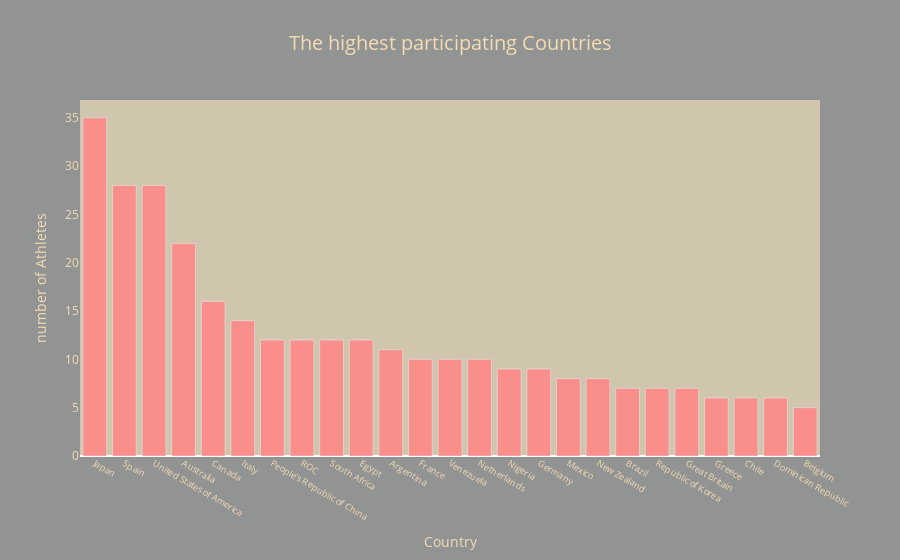

The code cell stored with this chart in its notebook:
### Markdown cell above
### Question 3: Which country produces highest number of coaches?

### Code cell
co = coaches_df['NOC'].value_counts().sort_values().nlargest(25)

fig=px.bar(x=co.index,y=co.values,
    title="The highest participating Countries",
           labels={"x":"Country","y":"number of Athletes"},
          color_discrete_sequence=["#F98E8A"]
          )
fig.update_layout(
title_font_color="#F5DCB2",paper_bgcolor="#929494",title_font_size=20,title_x=.5,font_color="#F5DCB2",
    plot_bgcolor="#D0C6AE")
fig.update_yaxes(showgrid=False, color="#F5DCB2")
fig.update_xaxes(tickfont_size=9,color="#F5DCB2")
fig.update_traces(textfont_size=10)
fig.show()

### Figure 1 — Plotly figure (JSON) as saved in the notebook; plotly's stock layout.template omitted (floating-point values rounded to 4 significant figures)
{"data": [{"alignmentgroup": "True", "hovertemplate": "Country=%{x}<br>number of Athletes=%{y}<extra></extra>", "legendgroup": "", "marker": {"color": "#F98E8A", "pattern": {"shape": ""}}, "name": "", "offsetgroup": "", "orientation": "v", "showlegend": false, "textfont": {"size": 10}, "textposition": "auto", "type": "bar", "x": ["Japan", "Spain", "United States of America", "Australia", "Canada", "Italy", "People's Republic of China", "ROC", "South Africa", "Egypt", "Argentina", "France", "Venezuela", "Netherlands", "Nigeria", "Germany", "Mexico", "New Zealand", "Brazil", "Republic of Korea", "Great Britain", "Greece", "Chile", "Dominican Republic", "Belgium"], "xaxis": "x", "y": [35, 28, 28, 22, 16, 14, 12, 12, 12, 12, 11, 10, 10, 10, 9, 9, 8, 8, 7, 7, 7, 6, 6, 6, 5], "yaxis": "y"}], "layout": {"barmode": "relative", "font": {"color": "#F5DCB2"}, "legend": {"tracegroupgap": 0}, "paper_bgcolor": "#929494", "plot_bgcolor": "#D0C6AE", "title": {"font": {"color": "#F5DCB2", "size": 20}, "text": "The highest participating Countries", "x": 0.5}, "xaxis": {"anchor": "y", "color": "#F5DCB2", "domain": [0, 1], "tickfont": {"size": 9}, "title": {"text": "Country"}}, "yaxis": {"anchor": "x", "color": "#F5DCB2", "domain": [0, 1], "showgrid": false, "title": {"text": "number of Athletes"}}}}
